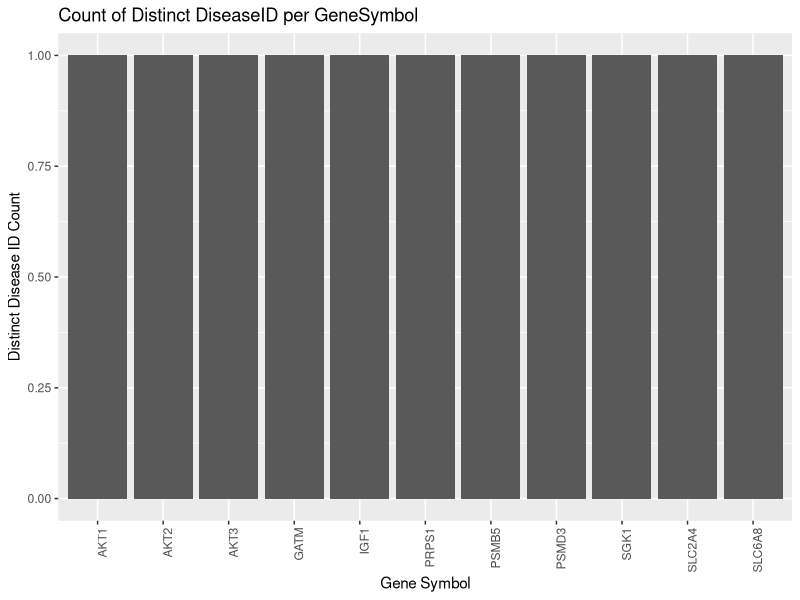
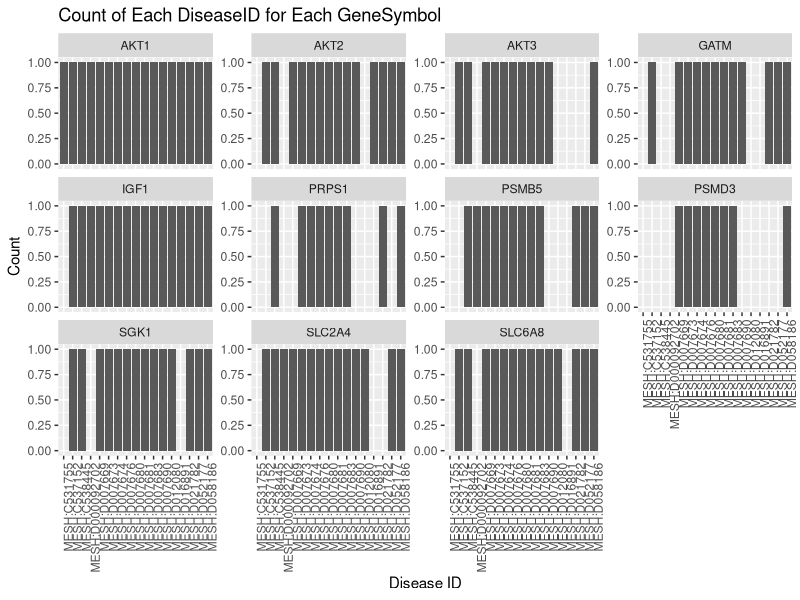

Source code (R) for these figures, in order:
# Load the necessary libraries
library(ggplot2)
library(dplyr)
library(readr)

# Load the TSV file
df <- read_tsv('results.tsv')

# Count the distinct 'DiseaseID' for each 'GeneSymbol'
df_count <- df %>%
  group_by(GeneSymbol) %>%
  summarise(DiseaseCount = n_distinct(DiseaseID))

# Plot the counts
ggplot(df_count, aes(x = GeneSymbol, y = DiseaseCount)) +
  geom_bar(stat = "identity") +
  theme(axis.text.x = element_text(angle = 90, hjust = 1)) +
  labs(x = "Gene Symbol", y = "Distinct Disease ID Count", title = "Count of Distinct DiseaseID per GeneSymbol")

# Load the necessary libraries
library(ggplot2)
library(dplyr)
library(readr)

# Load the TSV file
df2 <- read_tsv('results2.tsv')

# Count the number of each 'DiseaseID' for each 'GeneSymbol'
df_count <- df2 %>%
  group_by(GeneSymbol, DiseaseID) %>%
  summarise(Count = n())

# Create a facetted bar plot
ggplot(df_count, aes(x = DiseaseID, y = Count)) +
  geom_bar(stat = "identity") +
  facet_wrap(~ GeneSymbol, scales = "free_y") +
  theme(axis.text.x = element_text(angle = 90, hjust = 1)) +
  labs(x = "Disease ID", y = "Count", title = "Count of Each DiseaseID for Each GeneSymbol")
